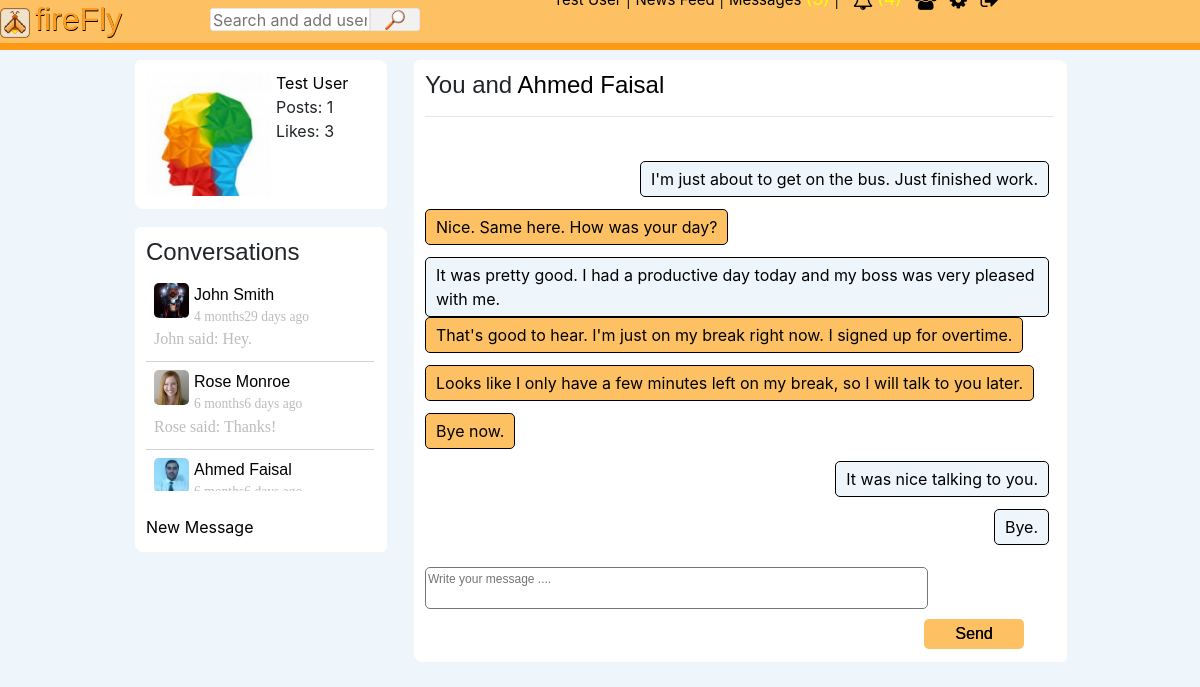
Page /messages.php?u=ahmed_faisal (signed in) on the committed database.
### tables this page shows
CREATE TABLE IF NOT EXISTS `users` (
  `id` int(11) NOT NULL AUTO_INCREMENT,
  `first_name` varchar(25) NOT NULL,
  `last_name` varchar(25) NOT NULL,
  `user_name` varchar(255) NOT NULL,
  `email` varchar(100) NOT NULL,
  `password` varchar(255) NOT NULL,
  `signup_date` date NOT NULL,
  `profile_pic` varchar(255) NOT NULL,
  `num_posts` int(11) NOT NULL,
  `num_likes` int(11) NOT NULL,
  `user_closed` varchar(3) NOT NULL,
  `friend_array` text NOT NULL,
  PRIMARY KEY (`id`)
);

CREATE TABLE IF NOT EXISTS `messages` (
  `id` int(11) NOT NULL AUTO_INCREMENT,
  `user_to` varchar(50) NOT NULL,
  `user_from` varchar(50) NOT NULL,
  `body` text NOT NULL,
  `date` datetime NOT NULL,
  `opened` varchar(3) NOT NULL,
  `viewed` varchar(3) NOT NULL,
  `deleted` varchar(3) NOT NULL,
  PRIMARY KEY (`id`)
);

### includes/classes/Notification.php (called while the page is built, shortened)
<?php
class Notification {
	private $user_obj;
	private $con;
	public function __construct($con, $user){
		$this->con = $con;
		$this->user_obj = new User($con, $user);
	}
	public function getUnreadNumber() {
		$userLoggedIn = $this->user_obj->getUsername();
		$query = mysqli_query($this->con, "SELECT * FROM notifications WHERE viewed='no' AND user_to='$userLoggedIn'");
		return mysqli_num_rows($query);
	}
}
?>

### includes/classes/User.php (called while the page is built, shortened)
<?php
class User {
    private $user;
    private $con;
    public function __construct($con, $user) {
        $this->con = $con;
        $user_details_query = mysqli_query($con, "SELECT * FROM users WHERE user_name='$user'");
        $this->user = mysqli_fetch_array($user_details_query);
    }
    public function getUsername() {
        return $this->user['user_name'];
    }
    public function getFirstAndLastName() {
        $username = $this->user['user_name'];
        $query = mysqli_query($this->con, "SELECT first_name, last_name FROM users WHERE user_name='$username'");
        $row = mysqli_fetch_array($query);
        return $row['first_name'] . " " . $row['last_name'];
    }
    public function getProfilePic() {
        $username = $this->user['user_name'];
        $query = mysqli_query($this->con, "SELECT profile_pic FROM users WHERE user_name='$username'");
        $row = mysqli_fetch_array($query);
        return $row['profile_pic'];
    }
}
?>

### includes/classes/Message.php (the view, shortened to what this page needs)
<?php
class Message {
    private $user_obj;
    private $con;
    public function __construct($con, $user) {
        $this->con = $con;
        $this->user_obj = new User($con, $user);
    }
    public function getMessages($otherUser) {
        $userLoggedIn = $this->user_obj->getUsername();
        $data = "";
        $get_messages_query = mysqli_query($this->con, "SELECT * FROM messages WHERE (user_to='$userLoggedIn' AND user_from='$otherUser') OR (user_from='$userLoggedIn' AND user_to='$otherUser')");
        while ($row = mysqli_fetch_array($get_messages_query)) {
            $user_to = $row['user_to'];
            $body = $row['body'];
            $div_top = ($user_to == $userLoggedIn) ? "<div class='message' id='green'>" : "<div class='message' id='blue'>";
            $data = $data . $div_top . $body . "</div><br><br>";
        }
        return $data;
    }
    public function getLatestMessage($userLoggedIn, $user2) {
        $details_array = array();
        $query = mysqli_query($this->con, "SELECT body, user_to, date FROM messages WHERE (user_to='$userLoggedIn' AND user_from='$user2') OR (user_to='$user2' AND user_from='$userLoggedIn') ORDER BY id DESC LIMIT 1");
        $query_to_show_name = mysqli_query($this->con, "SELECT first_name FROM users WHERE user_name = '$user2'");
        $row2 = mysqli_fetch_array($query_to_show_name);
        $row2_result = $row2['first_name'];
        $row = mysqli_fetch_array($query);
        $sent_by = ($row['user_to'] == $userLoggedIn) ? "$row2_result said: " : "You said: ";
        $date_time_now = date("Y-m-d H:i:s");
        $start_date = new DateTime($row['date']);
        $end_date = new DateTime($date_time_now);
        $interval = $start_date->diff($end_date);
        if ($interval->y >= 1) {
            if ($interval == 1)
                $time_message = $interval->y . " year ago";
            else
                $time_message = $interval->y . " years ago";
        }
        else if ($interval->m >= 1) {
            if ($interval->d == 0) {
                $days = " ago";
            } else if ($interval->d == 1) {
                $days = $interval->d . " day ago";
            } else {
                $days = $interval->d . " days ago";
            }
            if ($interval->m == 1) {
                $time_message = $interval->m . " month" . $days;
            } else {
                $time_message = $interval->m . " months" . $days;
            }
        } else if ($interval->d >= 1) {
            if ($interval->d == 1) {
                $time_message = "Yesterday";
            } else {
                $time_message = $interval->d . " days ago";
            }
        } else if ($interval->h >= 1) {
            if ($interval->h == 1) {
                $time_message = $interval->h . " hour ago";
            } else {
                $time_message = $interval->h . " hours ago";
            }
        } else if ($interval->i >= 1) {
            if ($interval->i == 1) {
                $time_message = $interval->i . " minute ago";
            } else {
                $time_message = $interval->i . " minutes ago";
            }
        } else {
            if ($interval->s < 30) {
                $time_message = "Just now";
            } else {
                $time_message = $interval->s . " seconds ago";
            }
        }
        array_push($details_array, $sent_by);
        array_push($details_array, $row['body']);
        array_push($details_array, $time_message);
        return $details_array;
    }
    public function getConvos() {
        $userLoggedIn = $this->user_obj->getUsername();
        $return_string = "";
        $convos = array();
        $query = mysqli_query($this->con, "SELECT user_to, user_from FROM messages WHERE user_to='$userLoggedIn' OR user_from='$userLoggedIn' ORDER BY id DESC");
        while ($row = mysqli_fetch_array($query)) {
            $user_to_push = ($row['user_to'] != $userLoggedIn) ? $row['user_to'] : $row['user_from'];
            if (!in_array($user_to_push, $convos)) {
                array_push($convos, $user_to_push);
            }
        }
        foreach ($convos as $username) {
            $user_found_obj = new User($this->con, $username);
            $latest_message_details = $this->getLatestMessage($userLoggedIn, $username);
            $dots = (strlen($latest_message_details[1]) >= 12) ? "..." : "";
            $split = str_split($latest_message_details[1], 12);
            $split = $split[0] . $dots;
            $return_string .= "<a href='messages.php?u=$username'> <div class='user_found_messages'>
								<img src='" . $user_found_obj->getProfilePic() . "' style='border-radius: 5px; margin-right: 5px;'>
								" . $user_found_obj->getFirstAndLastName() . " <br>
								<span class='timestamp_smaller' id='grey'> " . $latest_message_details[2] . "</span>
								<p id='grey' style='margin-bottom: 0;'>" . $latest_message_details[0] . $split . " </p>
								</div>
								</a>";
        }
        return $return_string;
    }
}
?>

### messages.php (shortened to what this page needs)
<?php
include("includes/header.php");
$message_obj = new Message($con, $userLoggedIn);
if (isset($_GET['u'])) {
    $user_to = $_GET['u'];
} else {
    $user_to = $message_obj->getMostRecentUser();
    if ($user_to == false) {
        $user_to = 'new';
    }
}
if ($user_to != "new") {
    $user_to_obj = new User($con, $user_to);
}
?>
<div class="user_details column">
    <a href="<?php echo $userLoggedIn ?>"> <img src="<?php echo $user['profile_pic']; ?>" > </a>
    <div class="user_details_left_right">
        <a href="<?php echo $userLoggedIn ?>">
            <?php
            echo $user['first_name'] . " " . $user['last_name'];
            ?>
        </a> <br>
        <?php
        echo "Posts: " . $user['num_posts'] . "<br>";
        echo "Likes: " . $user['num_likes'] . "<br>";
        ?>
    </div>
</div>
<div class="main_column column" id="main_column">
    <?php
    if ($user_to != "new") {
        echo "<h4>You and <a href ='$user_to'>" . $user_to_obj->getFirstAndLastName() . "</a></h4><hr><br>";
        echo "<div class='loaded_messages' id='scroll_messages'>";
        echo $message_obj->getMessages($user_to);
        echo "</div>";
    } else {
        echo "<h4>New Message</h4>";
    }
    ?>
    <div class="message_post">
        <form action="" method="POST">
            <?php
            if ($user_to == "new") {
                echo "Select the friend you would like to message <br><br>";
                ?> To: <input type='text' onkeyup='getUsers(this.value, "<?php echo $userLoggedIn; ?>")' name='q' placeholder='Name' autocomplete='off' id='search_text_input'> <?php
                echo "<div class='results'></div>";
            } else {
                echo "<textarea name='message_body' id='message_textarea'  style='resize:none;overflow: auto; border-radius: 5px;font-family: Helvetica ,sans-serif; font-size: 12;' placeholder='Write your message ....' required></textarea>";
                echo "<input type='submit' style='margin-right: 30;'name='post_message' class='info' id='comment_form_submit' value='Send'>";
            }
            ?>
        </form>
    </div>
</div>
<div class="user_details column" id="conversations">
    <h4>Conversations</h4>
    <div class="loaded_conversations">
        <?php echo $message_obj->getConvos(); ?>
    </div>
    <br>
    <a href="messages.php?u=new">New Message</a>
</div>

### assets/stylesheets/style.css (style rules this page uses)
body { background-color: #eef5fb; }
.column { background-color: #fff; padding: 10px; border: 1px solid #fff; border-radius: 5px; box-shadow: 2px 2px 1px #fff; z-index: -1; }
.user_details { width: 250px; float: left; margin-bottom: 20px; }
.user_details img { height: 120px; border-radius: 5px; margin-right: 5px; }
.user_details_left_right { width: 125px; display: inline-block; position: absolute; }
.user_details_left_right a { text-decoration: none; color: #000; }
.user_details img { height: 125px; border-radius: 5px; margin-right: 5px; }
.main_column { float: right; width: 70%; z-index: -1; min-height: 170px; }
#comment_form_submit { background-color: rgb(253, 193, 99); font-family: 'Bellota-LightItalic' , sans-serif; float: right; width: 100; height: 30; margin-top: 10; border-radius: 5px; border: none; text-shadow: #000 0.2px 0.2px 0px; outline: 0; }
.main_column a { text-decoration: none; color: #000; }
.info { background-color: rgba(255, 143, 0, 0.78); color: #000; outline: 0; }
#message_textarea { width: 80%; margin-right: 8px; }
.message { border: 1px solid #000; border-radius: 5px; padding: 5px 10px; display: inline-block; color: #000; }
.message#green { border: 1px solid #000; border-radius: 5px; padding: 5px 10px; display: inline-block; color: #000; background-color: rgb(253, 193, 99); float: left; }
.message#blue { border: 1px solid #000; border-radius: 5px; padding: 5px 10px; display: inline-block; color: #000; background-color: #eef5fb; float: right; margin-right: 5px; }
.loaded_messages { height: 65%; min-height: 300px; max-height: 400px; overflow-y: scroll; margin-bottom: 10px; }
.loaded_conversations { max-height: 216px; overflow-y: scroll; }
.user_found_messages { border-bottom: 1px solid #D3D3D3; padding: 8px 8px 10px 8px; color: #000; font-family: "Bellota-BoldItalic", sans-serif; }
.user_found_messages img { height: 35px; float: left; }
a { text-decoration: none; color: #000; }
#grey { color: #BCBCBC; font-family: initial; }
h4 { font-family: "Bellota-BoldItalic", sans-serif; }
.timestamp_smaller { font-size: 85%; margin: 0; }

### assets/stylesheets/header_1550.css (style rules this page uses)
body { background-color: #eef5fb; }
.column { background-color: #fff; padding: 10px; border: 1px solid #fff; border-radius: 5px; box-shadow: 2px 2px 1px #fff; z-index: -1; }
.user_details { width: 250px; float: left; margin-bottom: 20px; }
.user_details img { height: 120px; border-radius: 5px; margin-right: 5px; }
.user_details_left_right { width: 125px; display: inline-block; position: absolute; }
.user_details_left_right a { text-decoration: none; color: #000; }
.user_details img { height: 125px; border-radius: 5px; margin-right: 5px; }
.main_column { float: right; width: 70%; z-index: -1; min-height: 170px; }
#comment_form_submit { background-color: rgb(253, 193, 99); font-family: 'Bellota-LightItalic' , sans-serif; float: right; width: 100; height: 30; margin-top: 10; border-radius: 5px; border: none; text-shadow: #000 0.2px 0.2px 0px; outline: 0; }
.main_column a { text-decoration: none; color: #000; }
.info { background-color: rgba(255, 143, 0, 0.78); color: #000; outline: 0; }
#message_textarea { width: 80%; margin-right: 8px; }
.message { border: 1px solid #000; border-radius: 5px; padding: 5px 10px; display: inline-block; color: #000; }
.message#green { border: 1px solid #000; border-radius: 5px; padding: 5px 10px; display: inline-block; color: #000; background-color: rgb(253, 193, 99); float: left; }
.message#blue { border: 1px solid #000; border-radius: 5px; padding: 5px 10px; display: inline-block; color: #000; background-color: #eef5fb; float: right; margin-right: 5px; }
.loaded_messages { height: 65%; min-height: 300px; max-height: 400px; overflow-y: scroll; margin-bottom: 10px; }
.loaded_conversations { max-height: 216px; overflow-y: scroll; }
.user_found_messages { border-bottom: 1px solid #D3D3D3; padding: 8px 8px 10px 8px; color: #000; font-family: "Bellota-BoldItalic", sans-serif; }
.user_found_messages img { height: 35px; float: left; }
a { text-decoration: none; color: #000; }
#grey { color: #BCBCBC; font-family: initial; }
h4 { font-family: "Bellota-BoldItalic", sans-serif; }
.timestamp_smaller { font-size: 85%; margin: 0; }

### rows in the picture
users: profile_pic (picture), first_name "Test", last_name "User", num_posts "1", num_likes "3"
users: $user_to_obj->getFirstAndLastName() "Ahmed Faisal", profile_pic (picture), $user_found_obj->getFirstAndLastName() "Ahmed Faisal"
messages: body "I'm just about to get on the bus. Just finished work."
messages: body "Nice. Same here. How was your day?"
messages: body "It was pretty good. I had a productive day today and my boss was very pleased with me."
messages: body "That's good to hear. I'm just on my break right now. I signed up for overtime."
messages: body "Looks like I only have a few minutes left on my break, so I will talk to you later."
messages: body "Bye now."
messages: body "It was nice talking to you."
messages: body "Bye."
users: profile_pic (picture), $user_found_obj->getFirstAndLastName() "John Smith"
users: profile_pic (picture), $user_found_obj->getFirstAndLastName() "Rose Monroe"

### other values in the picture
$latest_message_details[2] "4 months29 days ago"
$latest_message_details[0] "John said:"
$split "Hey."
$latest_message_details[2] "6 months6 days ago"
$latest_message_details[0] "Rose said:"
$split "Thanks!"
